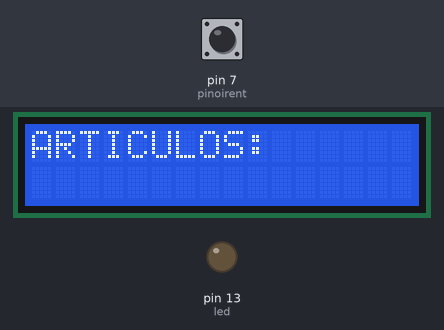
Bench run of a sketch on a simulated Arduino Uno, built with avr-gcc and run on an emulated ATmega328P. Shown: 16×2 character LCD, output pins drawn as LEDs (lit = HIGH). Dashed ring = blinking. The inputs (shaded band) are chosen by the test bench; at power-on: pin 7 (pinoirent) HIGH.

Above: at 1.2 s.
1.3 s: pin 7 (pinoirent) pulsed LOW 5 times (0.12 s each, 0.3 s apart)
At 7.7 s:
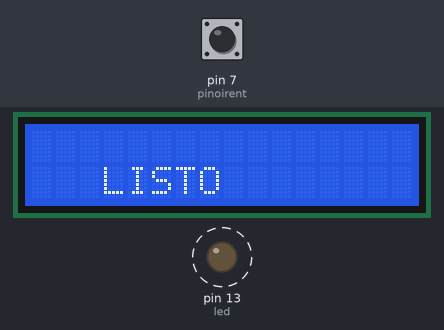
At 10.3 s:
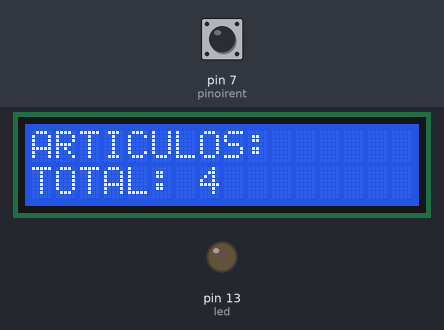
Timing chart, 0 to 10.6 s (numbered marks = the images above; inputs shaded):
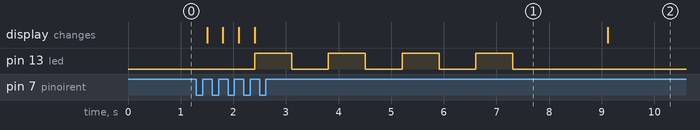

Measured:
- after the input at 1.3 s, pin 13 (led): alternates HIGH for 0.70 s and LOW for 0.70 s, 8 changes in all, then stays LOW, starting after 1.1 s; the display: first changes after 0.20 s (image 1 shows a later state)

The sketch:

CONTADOR_DE_OBJETOS.ino
```cpp
  #include<LiquidCrystal.h>
LiquidCrystal lcd(12, 11, 5, 4, 3, 2);
int pinoirent = 7;
int valorirent = 0;
int led=13;
int content = 0;
int content1 = 0;
int total =0;
void setup()
{
  Serial.begin(9600);
  pinMode(pinoirent, INPUT); ;
  lcd.begin(16,2);
  pinMode (led,OUTPUT);
  lcd.setCursor(0,0);
  lcd.print("ARTICULOS: ");

}

void loop()
{
   valorirent=digitalRead(pinoirent);
  if(valorirent!=1)
  {
    content++;
    total++;
     while(digitalRead(pinoirent)!=1) {
        delay(100);
      }
    lcd.setCursor(10,0);
    lcd.print(content);
    lcd.setCursor(0,1);
    lcd.println("TOTAL:          ");
    lcd.setCursor(7,1);
    lcd.print(total);

   if(content==4){

     lcd.clear();
          lcd.setCursor(3,1);

          lcd.println("LISTO           ");{
          digitalWrite(led,1);
          delay (700);
          digitalWrite(led,0);
          delay (700);
          digitalWrite(led,1);
          delay (700);
          digitalWrite(led,0);
          delay (700);
          digitalWrite(led,1);
          delay (700);
          digitalWrite(led,0);
          delay (700);
          digitalWrite(led,1);
          delay (700);
          digitalWrite(led,0);
          delay (700);
   }
          delay (1100);

          content=0;
          lcd.clear();
          digitalWrite(led,0);
          lcd.setCursor(0,0);
          lcd.print("ARTICULOS: ");
          lcd.setCursor(0,1);
          lcd.print("TOTAL:      ");
          lcd.setCursor(7,1);
          lcd.print(total);

}
  }
}
```
